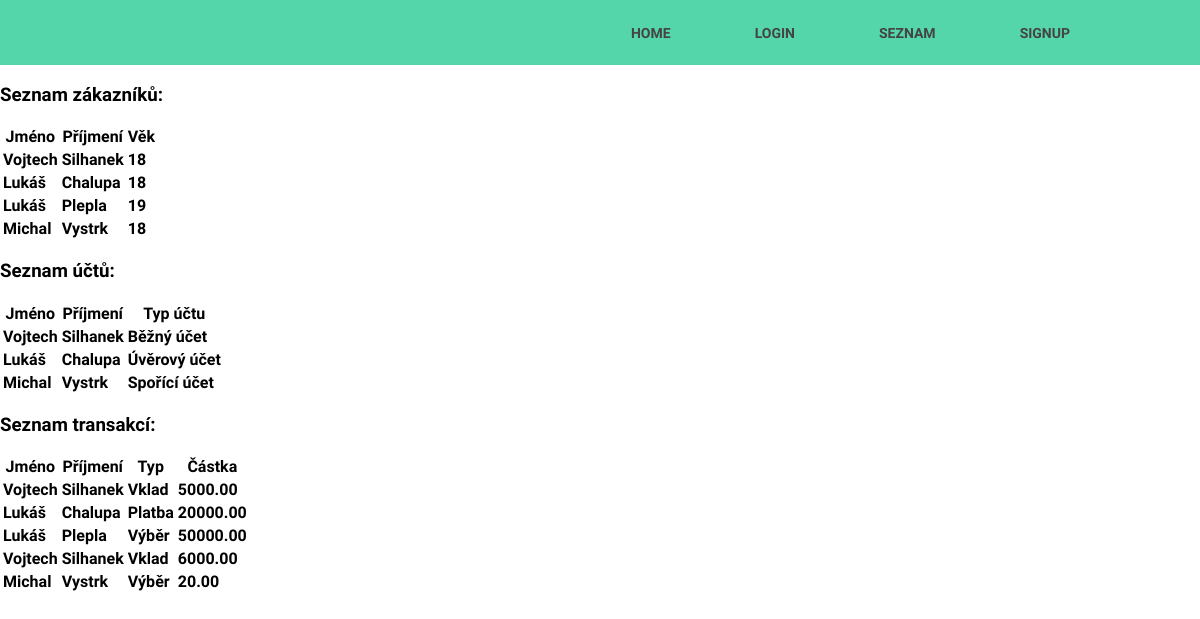
The page / on the database its author committed.
### users/models.py (models this page shows, shortened)
class Customers(models.Model):
    jmeno = models.CharField(max_length=20)
    prijmeni = models.CharField(max_length=20)
    vek = models.IntegerField(validators=[vek])
    adresa = models.CharField(max_length=50)
    POHLAVI_CHOICES = [
        ("M", "Muž"),
        ("Z", "Žena"),
        ("N", "Nechci zmiňovat")
    ]
    pohlavi = models.CharField(max_length=1, choices=POHLAVI_CHOICES)
    telefon = models.CharField(max_length=9)

class Account(models.Model):
    zakaznik = models.ForeignKey(Customers, on_delete=models.CASCADE, related_name="accounts")
    cislo = models.IntegerField()
    TYP_UCTU_CHOICES = [
        ("B", "Běžný účet"),
        ("S", "Spořící účet"),
        ("U", "Úvěrový účet")
    ]
    typ_uctu = models.CharField(max_length=1, choices=TYP_UCTU_CHOICES)
    MENA_CHOICES = [
        ("CZK", "ČESKÁ KORUNA"),
        ("EUR", "EURO"),
        ("USD", "DOLLAR")
    ]
    mena = models.CharField(max_length=3, choices=MENA_CHOICES)

class Transactions(models.Model):
    TRANSAKCE_TYP_CHOICES = [
        ("V", "Vklad"),
        ("VY", "Výběr"),
        ("P", "Platba")
    ]
    zakaznik = models.ForeignKey(Customers, on_delete=models.CASCADE, related_name="transactions")
    typ_transakce = models.CharField(max_length=2, choices=TRANSAKCE_TYP_CHOICES)
    castka = models.DecimalField(max_digits=10, decimal_places=2)
    datum = models.DateTimeField(auto_now_add=True)

### users/views.py (the view)
# urls.py: path('', views.zobrazit_udaje, name='zobrazit_udaje'),
def zobrazit_udaje(request):
    zakaznici = Customers.objects.all()
    ucty = Account.objects.all()
    transakce = Transactions.objects.all()
    context = {
        'zakaznici': zakaznici,
        'ucty': ucty,
        'transakce': transakce,
    }
    return render(request, 'users/index.html', context)

### users/templates/users/index.html
{% extends "users/layout.html" %}
{% block body %}
<h3>Seznam zákazníků:</h3>
<table>
    <thead>
        <tr>
            <th>Jméno</th>
            <th>Příjmení</th>
            <th>Věk</th>
        </tr>
    </thead>
    <tbody>
        {% for zakaznik in zakaznici %}
        <tr>
            <td>{{ zakaznik.jmeno }}</td>
            <td>{{ zakaznik.prijmeni }}</td>
            <td>{{ zakaznik.vek }}</td>
        </tr>
        {% endfor %}
    </tbody>
</table>
<h3>Seznam účtů:</h3>
<table>
    <thead>
        <tr>
            <th>Jméno</th>
            <th>Příjmení</th>
            <th>Typ účtu</th>
        </tr>
    </thead>
    <tbody>
        {% for ucet in ucty %}
        <tr>
            <td>{{ ucet.zakaznik.jmeno }}</td>
            <td>{{ ucet.zakaznik.prijmeni }}</td>
            <td>{{ ucet.get_typ_uctu_display }}</td>
        </tr>
        {% endfor %}
    </tbody>
</table>
<h3>Seznam transakcí:</h3>
<table>
    <thead>
        <tr>
            <th>Jméno</th>
            <th>Příjmení</th>
            <th>Typ</th>
            <th>Částka</th>
        </tr>
    </thead>
    <tbody>
        {% for transakce in transakce %}
        <tr>
            <td>{{ transakce.zakaznik.jmeno }}</td>
            <td>{{ transakce.zakaznik.prijmeni }}</td>
            <td>{{ transakce.get_typ_transakce_display }}</td>
            <td>{{ transakce.castka }}</td>
        </tr>
        {% endfor %}
    </tbody>
</table>
{% endblock %}

### users/templates/users/layout.html (shortened to what this page needs)
<!doctype html>
<html lang="en">
  <head>
    <link rel="stylesheet" href="https://cdnjs.cloudflare.com/ajax/libs/font-awesome/6.4.0/css/all.min.css">
  </head>
  <body>
    <header>
      <div class="container">
        <nav>
          <ul>
            <li>
              <a href="{% url 'index' %}">
                <span class="nav-text">Home</span>
              </a>
            </li>
            <li>
              <a href="{% url 'login' %}">
                <span class="nav-text">Login</span>
              </a>
            </li>
             <li>
              <a href="{% url 'zobrazit_udaje' %}">
                <span class="nav-text">Seznam</span>
              </a>
            </li>
            <li>
              <a href="{% url 'sign_up' %}">
                <span class="nav-text">Signup</span>
              </a>
            </li>
          </ul>
        </nav>
      </div>
    </header>
    {% block body %}
    {% endblock %}
  </body>
</html>

### users/templates/users/layout.html (style rules this page uses)
body { margin: 0; background: white; font-family: 'Work Sans', sans-serif; font-weight: 800; }
.container { width: 80%; margin: 0 auto; }
header { background: #55d6aa; }
header::after { content: ''; display: table; clear: both; }
nav { float: right; }
nav ul { margin: 0; padding: 0; list-style: none; }
nav li { display: inline-block; margin-left: 70px; margin-right: 10px; padding-top: 23px; padding-bottom: 23px; position: relative; }
nav a { color: #444; text-decoration: none; text-transform: uppercase; font-size: 14px; }
nav a::before { content: ''; display: block; height: 5px; background-color: #444; position: absolute; top: 0; width: 0%; transition: all ease-in-out 250ms; }

### rows shown on the page
Customers: jmeno "Vojtech", prijmeni "Silhanek", vek "18"
Customers: jmeno "Lukáš", prijmeni "Chalupa", vek "18"
Customers: jmeno "Lukáš", prijmeni "Plepla", vek "19"
Customers: jmeno "Michal", prijmeni "Vystrk", vek "18"
Account: zakaznik.jmeno "Vojtech", zakaznik.prijmeni "Silhanek", typ_uctu "Běžný účet"
Account: zakaznik.jmeno "Lukáš", zakaznik.prijmeni "Chalupa", typ_uctu "Úvěrový účet"
Account: zakaznik.jmeno "Michal", zakaznik.prijmeni "Vystrk", typ_uctu "Spořící účet"
